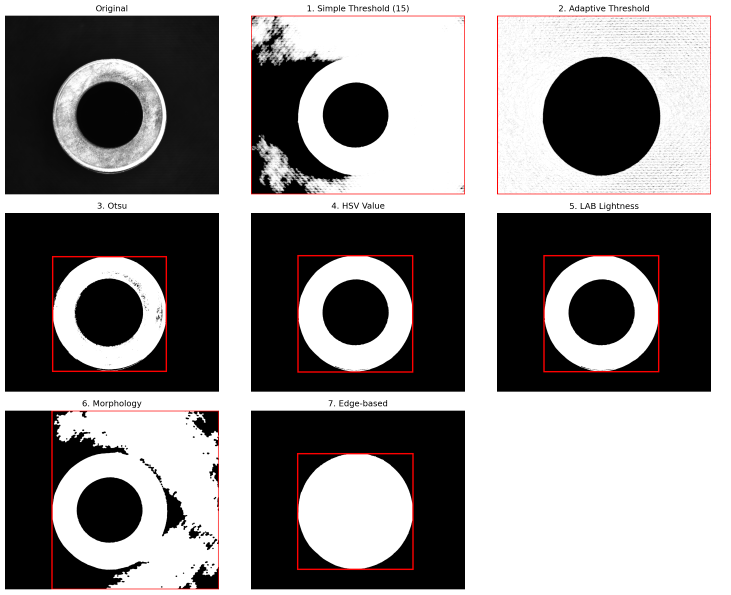
#> input picture oring_detection_test_Image_20260130155645509.png, 2191 x 1783 px (shown at 1/3 size)
$ python compare_results.py --folder ..
#> lines starting #> are read from the running program, lines starting #| are printed output that depends on the picture; after the words box and inside, x2 and y2 are one past the last pixel; in counts of white or black regions, pixels touching at a corner belong together
### binning_pipeline/bin_and_crop.py
"""
Camera-Binning Simulation + Background Crop Pipeline

Simulates 2×2 binning (averaging) to halve resolution from 2448×2048 → 1224×1024,
then crops away dark background pixels and resizes/pads to a fixed 720×720 output
so no further padding is needed during training.

Steps:
    1. 2×2 pixel binning (average pooling) — halves both dimensions
    2. Background subtraction → binary mask of foreground
    3. Morphological cleanup of the mask
    4. Bounding-box crop with configurable padding
    5. Resize to fit within 720×720 (maintaining aspect ratio)
    6. Pad with background color to exactly 720×720

Input:  Original 2448×2048 BMP images
Output: 720×720 binned + cropped images (BMP by default)

Usage:
    python binning_pipeline/bin_and_crop.py --input "Original Data/model1defect2" --output binned/model1defect2
    python binning_pipeline/bin_and_crop.py --input "Original Data/notok2" --output binned/notok2
    python binning_pipeline/bin_and_crop.py --all   # process all default folders

Author: GitHub Copilot
Date: February 14, 2026
"""

import argparse
import csv
import os
import sys
from pathlib import Path
from typing import Tuple, Optional

import cv2
import numpy as np


# ─── Defaults ─────────────────────────────────────────────────────────────
BG_VALUE = 18           # background grey level
BG_THRESHOLD = 30      # pixels with |gray - bg| > this are foreground
PAD_PX = 20            # padding around bounding box (in binned pixels)
MORPH_KERNEL = 15      # morphological kernel size for mask cleanup
TARGET_SIZE = 720      # fixed output size (720×720)

WORKSPACE = Path(__file__).resolve().parent.parent
DEFAULT_PAIRS = [
    # ("Original Data/model1defect2", "binned/model1defect2"),
    # ("Original Data/notok2",        "binned/notok2"),
    ("Original Data/notok3",        "binned/notok3"),
    # ("Original Data/notok",        "binned/notok"),
    # ("Original Data/model1good",   "binned/model1good"),
    # ("Original Data/good",         "binned/good"),
    # ("Original Data/model1defect", "binned/model1defect"),
    ("Original Data/model1defect3", "binned/model1defect3"),
]


# ─── Core functions ──────────────────────────────────────────────────────

def binning_2x2(image: np.ndarray) -> np.ndarray:
    """Simulate 2×2 camera binning via average pooling.

    Each 2×2 block of pixels is replaced by their average.
    This halves both width and height.

    Uses cv2.resize with INTER_AREA which is equivalent to 2×2 average
    pooling at exactly 2× downscale, but ~160× faster than numpy reshape.
    """
    h, w = image.shape[:2]
    return cv2.resize(image, (w // 2, h // 2), interpolation=cv2.INTER_AREA)


def foreground_bbox(gray: np.ndarray,
                    bg_value: int = BG_VALUE,
                    threshold: int = BG_THRESHOLD,
                    morph_k: int = MORPH_KERNEL) -> Optional[Tuple[int, int, int, int]]:
    """Find bounding box (x, y, w, h) of the o-ring foreground."""
    diff = cv2.absdiff(gray, np.full_like(gray, bg_value))
    _, mask = cv2.threshold(diff, threshold, 255, cv2.THRESH_BINARY)

    # Clean up noise
    k = cv2.getStructuringElement(cv2.MORPH_ELLIPSE, (morph_k, morph_k))
    mask = cv2.morphologyEx(mask, cv2.MORPH_OPEN, k, iterations=2)
    mask = cv2.morphologyEx(mask, cv2.MORPH_CLOSE, k, iterations=2)

    coords = cv2.findNonZero(mask)
    if coords is None:
        return None
    return cv2.boundingRect(coords)


def crop_to_foreground(image: np.ndarray,
                       bg_value: int = BG_VALUE,
                       threshold: int = BG_THRESHOLD,
                       pad: int = PAD_PX,
                       target_size: int = TARGET_SIZE) -> Tuple[np.ndarray, dict]:
    """Crop image to foreground bounding box, then resize + pad to target_size×target_size.

    The image is first cropped to the o-ring bounding box (with padding),
    then resized to fit within target_size×target_size while maintaining
    aspect ratio, and finally padded with bg_value to exactly target_size×target_size.

    Returns (output_image, info_dict).
    """
    h, w = image.shape[:2]
    gray = cv2.cvtColor(image, cv2.COLOR_BGR2GRAY) if len(image.shape) == 3 else image

    bbox = foreground_bbox(gray, bg_value, threshold)
    if bbox is None:
        # Fallback: use entire image
        bbox = (0, 0, w, h)

    bx, by, bw, bh = bbox

    # Apply padding
    x1 = max(0, bx - pad)
    y1 = max(0, by - pad)
    x2 = min(w, bx + bw + pad)
    y2 = min(h, by + bh + pad)

    cropped = image[y1:y2, x1:x2]
    ch, cw = cropped.shape[:2]

    # Resize to fit within target_size×target_size, maintaining aspect ratio
    scale = min(target_size / cw, target_size / ch)
    if scale < 1.0:
        # Only downscale if needed (never upscale to avoid artifacts)
        new_w = int(cw * scale)
        new_h = int(ch * scale)
        resized = cv2.resize(cropped, (new_w, new_h), interpolation=cv2.INTER_AREA)
    else:
        resized = cropped
        new_w, new_h = cw, ch

    # Pad to exactly target_size×target_size with background color
    if len(image.shape) == 3:
        canvas = np.full((target_size, target_size, image.shape[2]),
                         bg_value, dtype=np.uint8)
    else:
        canvas = np.full((target_size, target_size), bg_value, dtype=np.uint8)

    # Center the resized image on the canvas
    offset_x = (target_size - new_w) // 2
    offset_y = (target_size - new_h) // 2
    canvas[offset_y:offset_y + new_h, offset_x:offset_x + new_w] = resized

    info = {
        "bbox": (bx, by, bw, bh),
        "crop_region": (x1, y1, x2, y2),
        "crop_size": (cw, ch),
        "scale": round(scale, 4),
        "resized_size": (new_w, new_h),
        "offset": (offset_x, offset_y),
        "final_size": (target_size, target_size),
    }
    return canvas, info


# [176 lines left out: functions process_image, process_folder, main, not called in this run]


# [2 lines that do not run on import are left out]

### binning_pipeline/compare_results.py
"""
Quick visual comparison of binning + cropping results.

Generates a side-by-side grid: original (scaled) | binned | binned+cropped
for a random sample of images from each folder.

Usage:
    python binning_pipeline/compare_results.py
    python binning_pipeline/compare_results.py --n 8  --folder model1defect2

Author: GitHub Copilot
Date: February 14, 2026
"""

import argparse
import os
import random
from pathlib import Path

import cv2
import numpy as np

WORKSPACE = Path(__file__).resolve().parent.parent


def tile_comparison(original: np.ndarray,
                    binned: np.ndarray,
                    cropped: np.ndarray,
                    label: str,
                    tile_h: int = 350) -> np.ndarray:
    """Create a side-by-side comparison tile for one image."""

    def resize_to_height(img, h):
        scale = h / img.shape[0]
        w = int(img.shape[1] * scale)
        return cv2.resize(img, (w, h), interpolation=cv2.INTER_AREA)

    panels = []
    titles = [
        f"Original ({original.shape[1]}x{original.shape[0]})",
        f"Binned ({binned.shape[1]}x{binned.shape[0]})",
        f"Cropped ({cropped.shape[1]}x{cropped.shape[0]})",
    ]
    for img, title in zip([original, binned, cropped], titles):
        vis = resize_to_height(img, tile_h)
        # Add title bar
        bar = np.zeros((30, vis.shape[1], 3), dtype=np.uint8)
        cv2.putText(bar, title, (5, 22),
                    cv2.FONT_HERSHEY_SIMPLEX, 0.55, (200, 200, 200), 1)
        vis = np.vstack([bar, vis])
        panels.append(vis)

    # Pad all to same height
    max_h = max(p.shape[0] for p in panels)
    padded = []
    for p in panels:
        if p.shape[0] < max_h:
            pad = np.zeros((max_h - p.shape[0], p.shape[1], 3), dtype=np.uint8)
            p = np.vstack([p, pad])
        padded.append(p)

    # Add separator lines
    sep = np.full((max_h, 3, 3), 80, dtype=np.uint8)
    row = np.hstack([padded[0], sep, padded[1], sep, padded[2]])

    # Label
    label_bar = np.zeros((25, row.shape[1], 3), dtype=np.uint8)
    cv2.putText(label_bar, label, (5, 18),
                cv2.FONT_HERSHEY_SIMPLEX, 0.5, (0, 200, 255), 1)
    return np.vstack([label_bar, row])


def main():
    parser = argparse.ArgumentParser(description="Visual comparison of binning results")
    parser.add_argument("--folder", type=str, default=None,
                        help="Specific folder name (e.g. model1defect2)")
    parser.add_argument("--n", type=int, default=5,
                        help="Number of sample images per folder")
    args = parser.parse_args()

    os.chdir(WORKSPACE)

    from bin_and_crop import binning_2x2, crop_to_foreground

    pairs = [
        ("Original Data/model1defect2", "model1defect2"),
        ("Original Data/notok2", "notok2"),
    ]
    if args.folder:
        pairs = [(f"Original Data/{args.folder}", args.folder)]

    for input_dir, name in pairs:
        inp = Path(input_dir)
        if not inp.exists():
            print(f"Skipping {input_dir} (not found)")
            continue

        files = sorted([f for f in inp.iterdir() if f.suffix.lower() in {".bmp", ".png", ".jpg"}])
        sample = random.sample(files, min(args.n, len(files)))

        tiles = []
        for fpath in sample:
            img = cv2.imread(str(fpath))
#> img is the input picture: shape (1783, 2191, 3); mean B, G, R 139.7, 139.7, 142.2
            if img is None:
                continue
            binned = binning_2x2(img)
            cropped, _ = crop_to_foreground(binned)
#> in foreground_bbox, `_, mask = cv2.threshold(diff, threshold, 255, cv2.THRESH_BINARY)`:
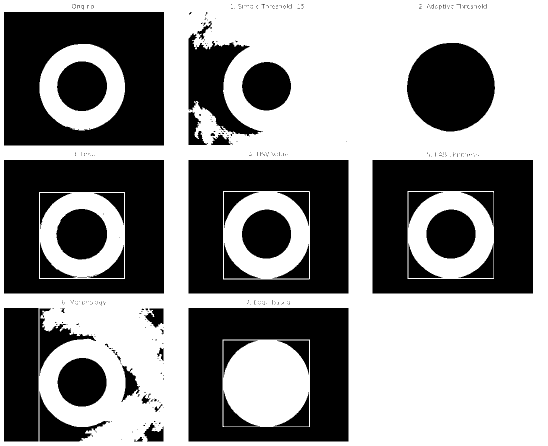
#> mask: shape (891, 1095) (shown at 1/2 size); 56.7% white; 420 black regions (372 under 20 px), largest, box (x1, y1, x2, y2) and area: (8, 24, 328, 291) 62274, (8, 320, 328, 587) 55512, (745, 320, 1066, 587) 55259
#> in foreground_bbox, `mask = cv2.morphologyEx(mask, cv2.MORPH_OPEN, k, iterations=2)`: mask: shape (891, 1095); 52.6% white; 20 black regions (4 under 20 px), largest, box (x1, y1, x2, y2) and area: (0, 0, 328, 891) 166723, (377, 304, 697, 891) 130030, (745, 304, 1066, 587) 63602
#> in foreground_bbox, `mask = cv2.morphologyEx(mask, cv2.MORPH_CLOSE, k, iterations=2)`:
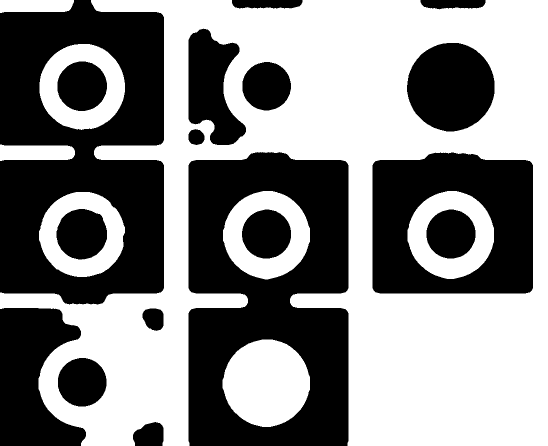
#> mask: shape (891, 1095) (shown at 1/2 size); 53.5% white; 17 black regions, largest, box (x1, y1, x2, y2) and area: (0, 0, 328, 609) 133215, (377, 304, 697, 891) 129720, (745, 305, 1066, 587) 63374
#> in foreground_bbox, `coords = cv2.findNonZero(mask)`: coords = contour of 521875 points, box (x1, y1, x2, y2) (0, 0, 1095, 891), area 62660
#> in crop_to_foreground, `bbox = foreground_bbox(gray, bg_value, threshold)`: bbox = (0, 0, 1095, 891)
#> in crop_to_foreground, `bx, by, bw, bh = bbox`: bx = 0; bw = 1095; bh = 891
#> in crop_to_foreground, `x1 = max(0, bx - pad)`: x1 = 0
#> in crop_to_foreground, `x2 = min(w, bx + bw + pad)`: x2 = 1095
#> in crop_to_foreground, `y2 = min(h, by + bh + pad)`: y2 = 891
#> in crop_to_foreground, `canvas[offset_y:offset_y + new_h, offset_x:offset_x + new_w] = resized`:
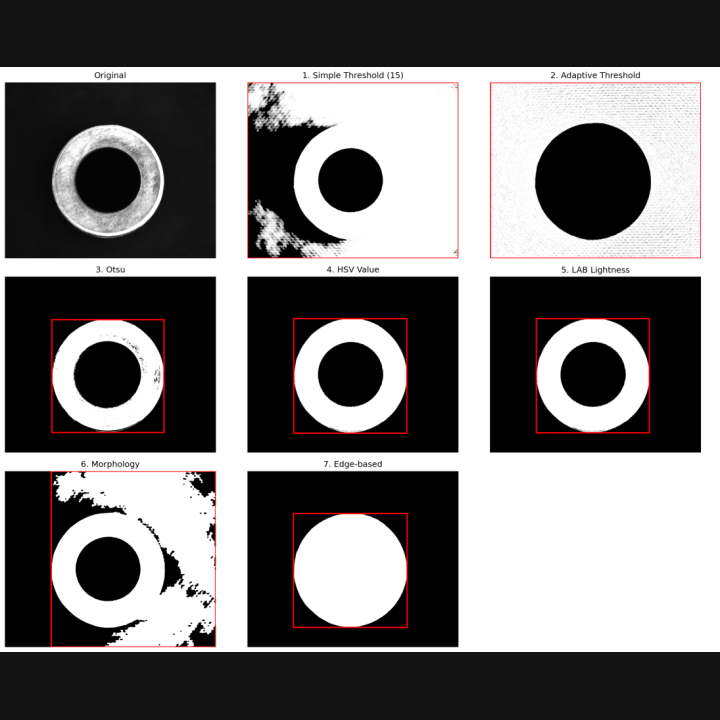
#> canvas: shape (720, 720, 3); mean B, G, R 116.9, 116.9, 118.9
#> in crop_to_foreground, `info = { "bbox": (bx, by, bw, bh), "crop_region": (x1, y1, x2, y2), "c..`: info = {'bbox': (0, 0, 1095, 891), 'crop_region': (0, 0, 1095, 891), 'crop_size': (1095, 891), 'scale': 0.657, 'resized_size': (720, 585), 'offset': (0, 67), 'final_size': (720, 720)}
            tile = tile_comparison(img, binned, cropped, fpath.name)
#> the loop in tile_comparison, `for img, title in zip([original, binned, cropped], titles):` made 3 passes
#> (title, scale in resize_to_height, w in resize_to_height) on passes 1 to 3: ('Original (2191x1783)', 0.196, 430), ('Binned (1095x891)', 0.393, 430), ('Cropped (720x720)', 0.486, 350)
#> pass 1, in tile_comparison, `vis = np.vstack([bar, vis])`:
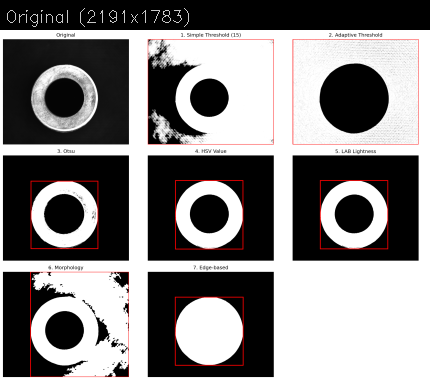
#> vis: shape (380, 430, 3); mean B, G, R 129.1, 129.1, 131.5
#> after the loop in tile_comparison, `for img, title in zip([original, binned, cropped], titles):`:
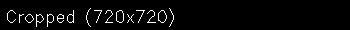
#> bar: shape (30, 350, 3); values 0 (black) and 200 (white), 3.6% white in thin lines or dots, all inside (x1, y1, x2, y2) = (7, 8, 174, 27)
#> after the loop in tile_comparison, `for img, title in zip([original, binned, cropped], titles):`: panels = 3 items
#> in tile_comparison, `max_h = max(p.shape[0] for p in panels)`: max_h = 380
#> the loop in tile_comparison, `for p in panels:` made 3 passes
#> after the loop in tile_comparison, `for p in panels:`: padded = 3 items
#> in tile_comparison, `row = np.hstack([padded[0], sep, padded[1], sep, padded[2]])`:
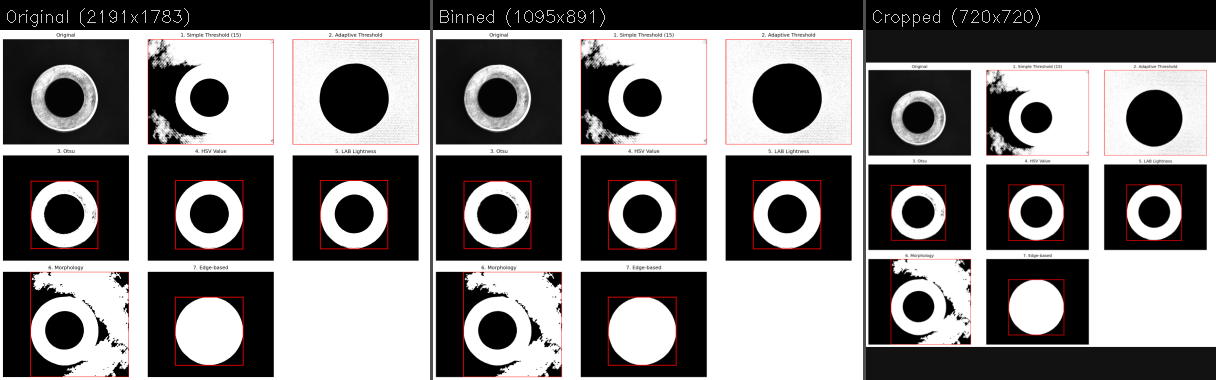
#> row: shape (380, 1216, 3); mean of channels 0, 1, 2 122.9, 122.9, 125.1; drawn as B, G, R
#> in tile_comparison, `return np.vstack([label_bar, row])`:
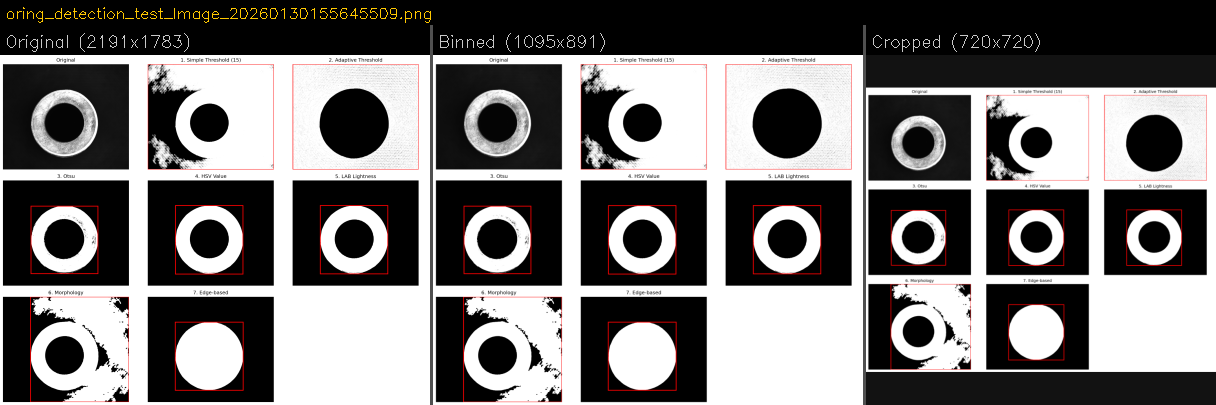
#> returned value: shape (405, 1216, 3); mean of channels 0, 1, 2 115.3, 115.7, 117.9; drawn as B, G, R
            tiles.append(tile)

        if not tiles:
            continue

        # Pad all tiles to same width
        max_w = max(t.shape[1] for t in tiles)
#> max_w = 1216
        padded = []
        for t in tiles:
            if t.shape[1] < max_w:
                pad = np.zeros((t.shape[0], max_w - t.shape[1], 3), dtype=np.uint8)
                t = np.hstack([t, pad])
            padded.append(t)
#> this loop made 1 pass
#> after the loop, padded = 1 item

        grid = np.vstack(padded)

        out_path = f"binned/{name}_comparison.png"
        os.makedirs("binned", exist_ok=True)
        cv2.imwrite(out_path, grid)
        print(f"Saved comparison: {out_path}  ({grid.shape[1]}x{grid.shape[0]})")
#| Saved comparison: binned/.._comparison.png  (1216x405)


if __name__ == "__main__":
    main()
